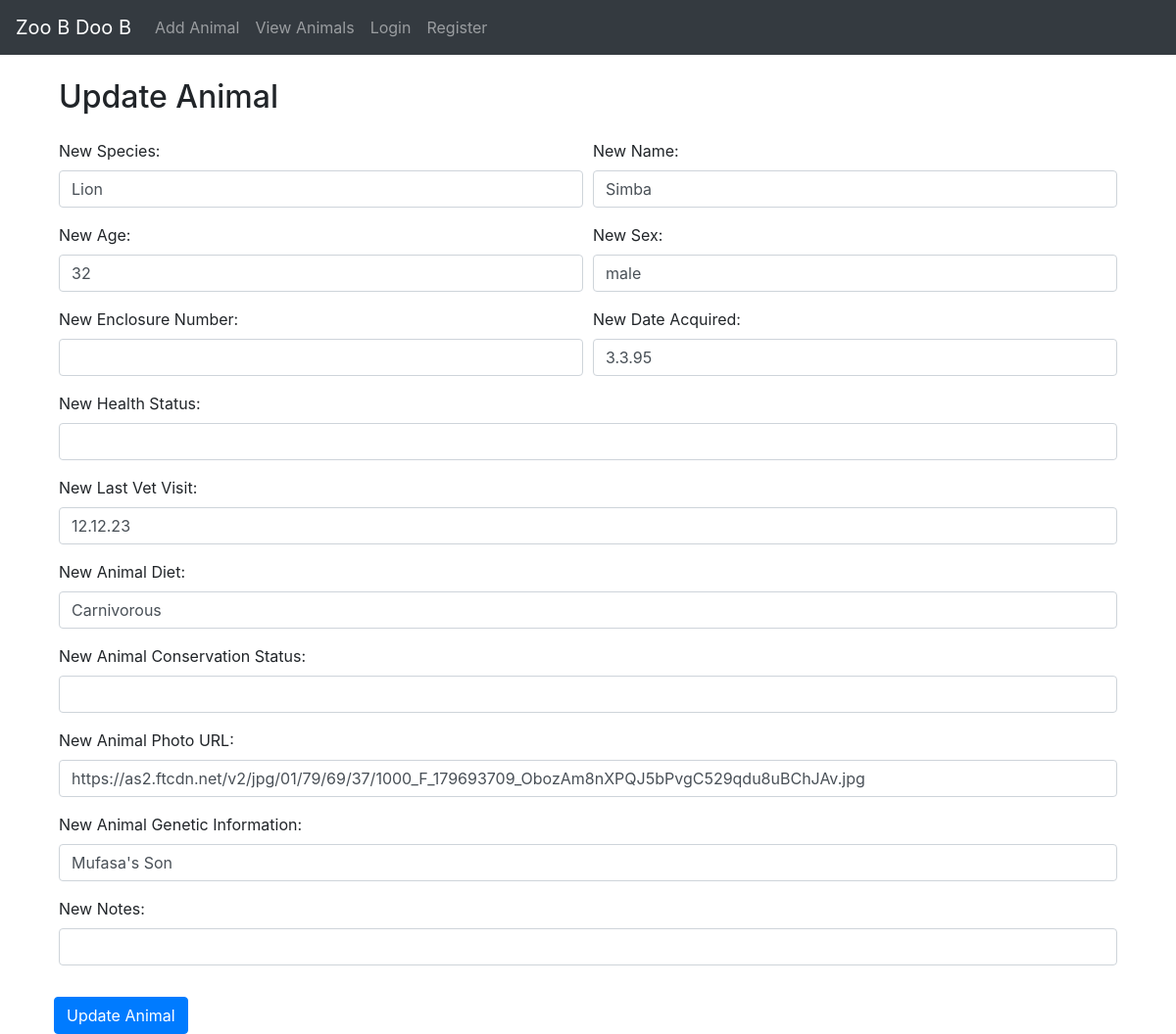
Screenshot of /update_animal/1 with the database file from the repository.
### tables this page shows
CREATE TABLE animals (
        animal_id INTEGER PRIMARY KEY AUTOINCREMENT,
        species VARCHAR(50) NOT NULL,
        name VARCHAR(50) NOT NULL,
        age INT,
        sex VARCHAR(10),
        enclosure_number INT,
        date_acquired DATE,
        health_status VARCHAR(50),
        last_vet_visit DATE,
        diet VARCHAR(100),
        conservation_status VARCHAR(50),
        image_url VARCHAR(255),
        genetic_information TEXT,
        notes TEXT
    );

### app.py (the view, shortened to what this page needs)
@app.route('/update_animal/<int:animal_id>', methods=['GET', 'POST'])
def update_animal(animal_id):
    cur.execute("SELECT * FROM animals WHERE animal_id=?", (animal_id,))
    animal_tuple = cur.fetchone()
    if animal_tuple:
        animal = {
            'animal_id': animal_tuple[0],
            'species': animal_tuple[1],
            'name': animal_tuple[2],
            'age': animal_tuple[3],
            'sex': animal_tuple[4],
            'enclosure_number': animal_tuple[5],
            'date_acquired': animal_tuple[6],
            'health_status': animal_tuple[7],
            'last_vet_visit' : animal_tuple[8],
            'diet' : animal_tuple[9],
            'conservation_status' : animal_tuple[10],
            'image_url': animal_tuple[11],
            'genetic_information' : animal_tuple[12],
            'notes' : animal_tuple[13]
        }
        return render_template("update_animal.html", animal=animal)

### templates/update_animal.html (shortened to what this page needs)
{% extends "layout.html" %}
{% block content %}
    <div class="container mt-4">
        <h2 class="mb-4">Update Animal</h2>
        <form method="post" action="{{ url_for('update_animal', animal_id=animal['animal_id']) }}">
            <div class="form-row">
                <div class="form-group col-md-6">
                    <label for="new_species">New Species:</label>
                    <input type="text" class="form-control" id="new_species" name="new_species" value="{{ animal['species'] }}">
                </div>
                <div class="form-group col-md-6">
                    <label for="new_name">New Name:</label>
                    <input type="text" class="form-control" id="new_name" name="new_name" value="{{ animal['name'] }}">
                </div>
            </div>
            <div class="form-row">
                <div class="form-group col-md-6">
                    <label for="new_age">New Age:</label>
                    <input type="text" class="form-control" id="new_age" name="new_age" value="{{ animal['age'] }}">
                </div>
                <div class="form-group col-md-6">
                    <label for="new_sex">New Sex:</label>
                    <input type="text" class="form-control" id="new_sex" name="new_sex" value="{{ animal['sex'] }}">
                </div>
            </div>
            <div class="form-row">
                <div class="form-group col-md-6">
                    <label for="new_enclosure_number">New Enclosure Number:</label>
                    <input type="text" class="form-control" id="new_enclosure_number" name="new_enclosure_number" value="{{ animal['enclosure_number'] }}">
                </div>
                <div class="form-group col-md-6">
                    <label for="new_date_acquired">New Date Acquired:</label>
                    <input type="text" class="form-control" id="new_date_acquired" name="new_date_acquired" value="{{ animal['date_acquired'] }}">
                </div>
            </div>
            <div class="form-row">
                <div class="form-group col-md-12">
                    <label for="new_health_status">New Health Status:</label>
                    <input type="text" class="form-control" id="new_health_status" name="new_health_status" value="{{ animal['health_status'] }}">
                </div>
            </div>
            <div class="form-row">
                <div class="form-group col-md-12">
                    <label for="new_last_vet_visit">New Last Vet Visit:</label>
                    <input type="text" class="form-control" id="new_last_vet_visit" name="new_last_vet_visit" value="{{ animal['last_vet_visit'] }}">
                </div>
            </div>
            <div class="form-row">
                <div class="form-group col-md-12">
                    <label for="new_diet">New Animal Diet:</label>
                    <input type="text" class="form-control" id="new_diet" name="new_diet" value="{{ animal['diet'] }}">
                </div>
            </div>
            <div class="form-row">
                <div class="form-group col-md-12">
                    <label for="new_conservation_status">New Animal Conservation Status:</label>
                    <input type="text" class="form-control" id="new_conservation_status" name="new_conservation_status" value="{{ animal['conservation_status'] }}">
                </div>
            </div>
            <div class="form-row">
                <div class="form-group col-md-12">
                    <label for="new_image_url">New Animal Photo URL:</label>
                    <input type="text" class="form-control" id="new_image_url" name="new_image_url" value="{{ animal['image_url'] }}">
                </div>
            </div>
            <div class="form-row">
                <div class="form-group col-md-12">
                    <label for="new_genetic_information">New Animal Genetic Information:</label>
                    <input type="text" class="form-control" id="new_genetic_information" name="new_genetic_information" value="{{ animal['genetic_information'] }}">
                </div>
            </div>
            <div class="form-row">
                <div class="form-group col-md-12">
                    <label for="new_notes">New Notes:</label>
                    <input type="text" class="form-control" id="new_notes" name="new_notes" value="{{ animal['notes'] }}">
                </div>
            <button type="submit" class="btn btn-primary mt-3">Update Animal</button>
        </form>
    </div>
{% endblock %}

### templates/layout.html (shortened to what this page needs)
<!doctype html>
<html>
<head>
    {% block head %}
    <link rel="stylesheet" href="{{ url_for('static', filename='style.css') }}">
    <link rel="stylesheet" href="https://stackpath.bootstrapcdn.com/bootstrap/4.5.2/css/bootstrap.min.css">
    <link rel="stylesheet" href="https://cdnjs.cloudflare.com/ajax/libs/font-awesome/5.15.1/css/all.min.css">
    {% endblock %}
</head>
<body>
    <nav class="navbar navbar-expand-lg navbar-dark bg-dark">
        <a class="navbar-brand" href="/">Zoo B Doo B</a>
        <div class="collapse navbar-collapse" id="navbarNav">
            <ul class="navbar-nav">
                <li class="nav-item">
                    <a class="nav-link" href="/add">Add Animal</a>
                </li>
                <li class="nav-item">
                    <a class="nav-link" href="/get_animals">View Animals</a>
                </li>
                <li class="nav-item">
                    <a class="nav-link" href="/login">Login</a>
                </li>
                <li class="nav-item">
                    <a class="nav-link" href="/register">Register</a>
                </li>
            </ul>
        </div>
    </nav>
    <div class="container mt-4">
        {% block content %}{% endblock %}
    </div>
</body>
</html>

### static/style.css (style rules this page uses)
body, h1, h2, h3, p, ul, li { margin: 0; padding: 0; }
body { font-family: 'Arial', sans-serif; background-color: #d2e2cf; color: #333; }
.container { max-width: 800px; margin: 0 auto; }
.navbar { margin-bottom: 20px; background-color: #4d6d58; }
.navbar-brand { font-size: 1.5rem; color: #fff; }
.navbar-nav .nav-link { color: #fff; }

### rows the page displays
animals: new_species "Lion", new_name "Simba", new_age "32", new_sex "male", new_date_acquired "3.3.95", new_last_vet_visit "12.12.23", new_diet "Carnivorous", new_image_url "https://as2.ftcdn.net/v2/jpg/01/79/69/37/1000_F_179693709_ObozAm8nXPQJ5bPvgC529qdu8uBChJAv.jpg", new_genetic_information "Mufasa's Son"
